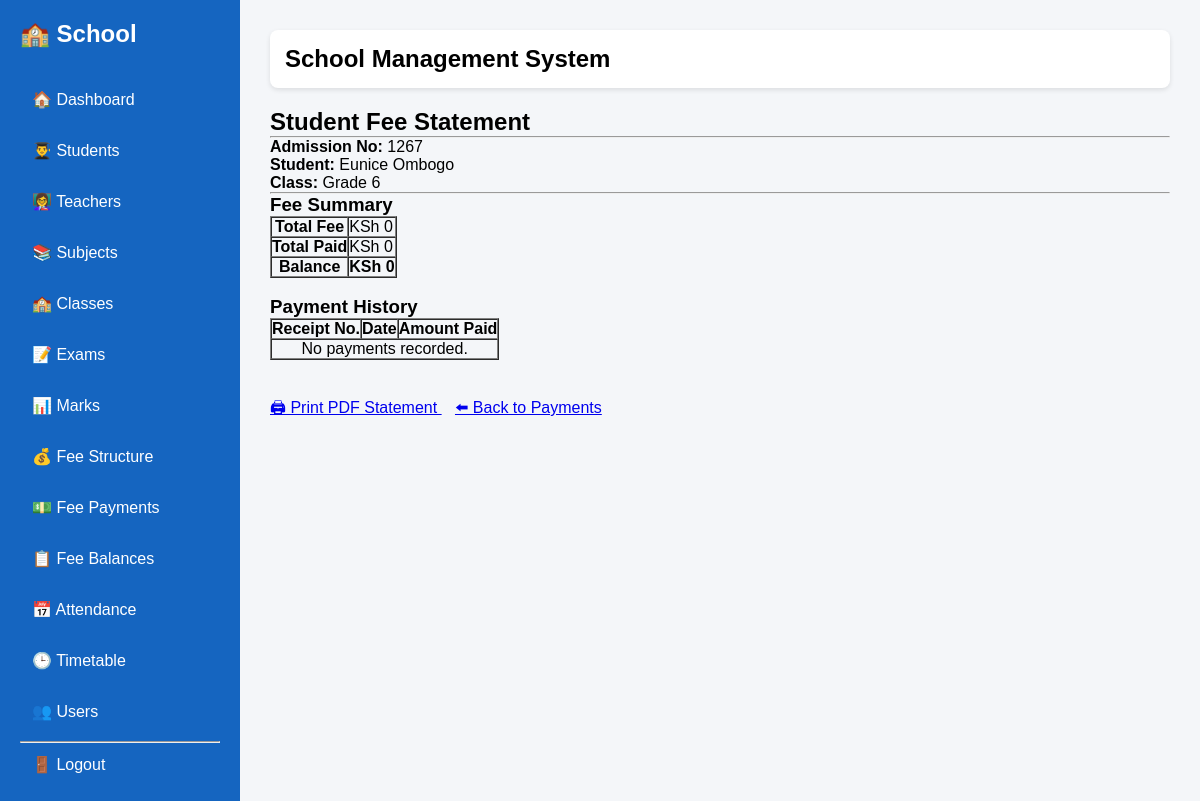
Before: /statement/6/ (signed in) with the older database file.
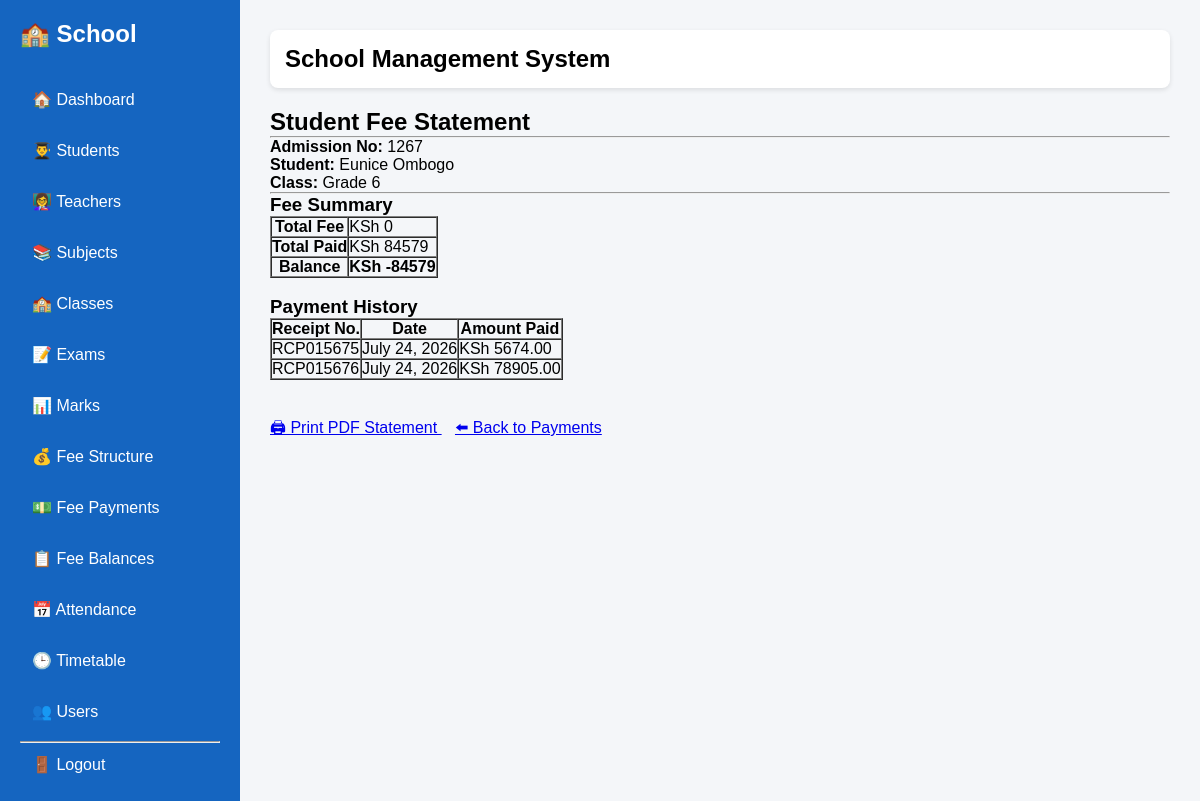
After: the same page with the newer database file.
### students/models.py (models this page shows, shortened)
class FeePayment(models.Model):
    student = models.ForeignKey(
        Student,
        on_delete=models.CASCADE,
    )
    payment_date = models.DateField(auto_now_add=True)
    amount_paid = models.DecimalField(
        max_digits=10,
        decimal_places=2,
    )
    receipt_number = models.CharField(
        max_length=50,
        unique=True,
    )
    mpesa_receipt = models.CharField(
        max_length=30,
        blank=True,
        null=True,
    )
    phone_number = models.CharField(
        max_length=20,
        blank=True,
        null=True,
    )
    payment_method = models.CharField(
        max_length=20,
        default="Cash",
    )

### students/views.py (the view)
@login_required
@admin_or_bursar
def fee_statement(request, id):
    student = get_object_or_404(Student, id=id)
    payments = FeePayment.objects.filter(
        student=student
    ).order_by("-payment_date")
    context = {
        "student": student,
        "payments": payments,
        "total_fee": student.total_fee(),
        "total_paid": student.total_paid(),
        "balance": student.balance(),
    }
    return render(
        request,
        "students/fee_statement.html",
        context,
    )

### students/models.py (called while the page is built)
    def total_fee(self):
        fee = FeeStructure.objects.filter(
            school_class=self.school_class
        ).first()
        if fee:
            return fee.total_fee()
        return 0

    def total_paid(self):
        total = self.feepayment_set.aggregate(
            total=Sum("amount_paid")
        )["total"]
        return total or 0

    def balance(self):
        return self.total_fee() - self.total_paid()

### templates/students/fee_statement.html (shortened to what this page needs)
{% extends "base.html" %}
{% block content %}
<h2>Student Fee Statement</h2>
<hr>
<p><strong>Admission No:</strong> {{ student.admission_number }}</p>
<p>
    <strong>Student:</strong>
    {{ student.first_name }} {{ student.last_name }}
</p>
<p>
    <strong>Class:</strong>
    {% if student.school_class %}
        {{ student.school_class.name }}
    {% else %}
        Not Assigned
    {% endif %}
</p>
<hr>
<h3>Fee Summary</h3>
<table border="1" cellpadding="8" cellspacing="0">
<tr>
    <th>Total Fee</th>
    <td>KSh {{ total_fee }}</td>
</tr>
<tr>
    <th>Total Paid</th>
    <td>KSh {{ total_paid }}</td>
</tr>
<tr>
    <th>Balance</th>
    <td><strong>KSh {{ balance }}</strong></td>
</tr>
</table>
<br>
<h3>Payment History</h3>
<table border="1" cellpadding="8" cellspacing="0">
<tr>
    <th>Receipt No.</th>
    <th>Date</th>
    <th>Amount Paid</th>
</tr>
{% for payment in payments %}
<tr>
    <td>{{ payment.receipt_number }}</td>
    <td>{{ payment.payment_date }}</td>
    <td>KSh {{ payment.amount_paid }}</td>
</tr>
{% empty %}
<tr>
    <td colspan="3" align="center">
        No payments recorded.
    </td>
</tr>
{% endfor %}
</table>
<br><br>
<a href="{% url 'print_fee_statement' student.id %}" target="_blank">
    🖨 Print PDF Statement
</a>
<a href="{% url 'payment_list' %}">
    ⬅ Back to Payments
</a>
{% endblock %}

Changed rows visible on the page:
added FeePayment: receipt_number "RCP015675", payment_date "July 24, 2026", amount_paid "5674.00"
added FeePayment: receipt_number "RCP015676", payment_date "July 24, 2026", amount_paid "78905.00"
Other visible differences:
{{ total_paid }}: "0" → "84579"
{{ balance }}: "0" → "-84579"
text no longer shown: "No payments recorded."
